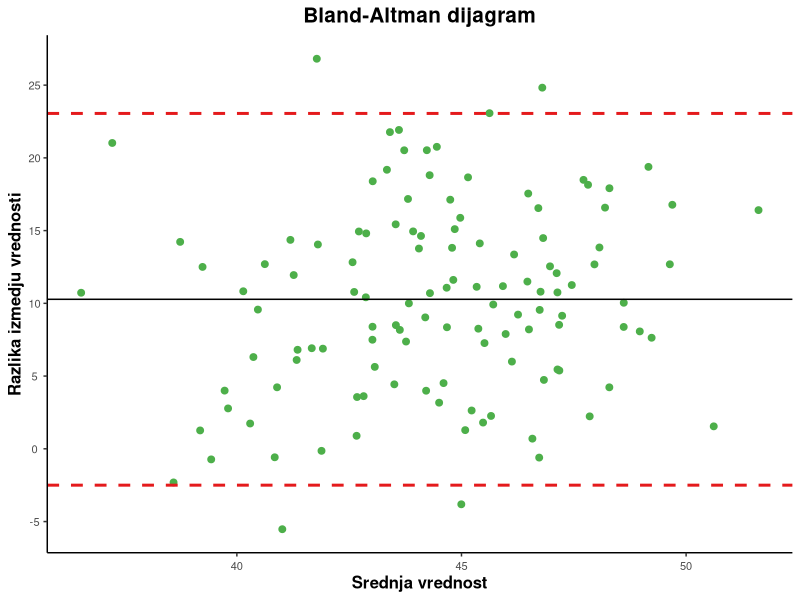

Generate this figure with R:
# Bland-Altman dijagram ----

library(ggplot2)

dt <- data.frame(X = rnorm(120, 50, 5),
                 Y = rnorm(120, 40, 4))
head(dt, 3)

# srednja vrednost ---
dt$mean <- rowMeans(dt)
dt$mean

# razlika ---
dt$dif <- dt$X - dt$Y
dt$dif

# sredina razlika ---
mean_dif <- mean(dt$dif)
mean_dif

# interval poverenja ---
up_ci <- mean_dif + 1.96*sd(dt$dif)
lw_ci <- mean_dif - 1.96*sd(dt$dif)

# dijagram ---
ggplot(data = dt,
       aes(x = mean,
           y = dif)) +
  geom_point(size = 2,
             color = "#4DAF4A") +
  geom_hline(yintercept = mean_dif) +
  geom_hline(yintercept = lw_ci, color = "#E41A1C", linetype = "dashed", size = 1) +
  geom_hline(yintercept = up_ci, color = "#E41A1C", linetype = "dashed", size = 1) +
  scale_x_continuous(breaks = seq(from = 0, to = 100, by = 5)) +
  scale_y_continuous(breaks = seq(from = -100, to = 100, by = 5)) +
  labs(x = "Srednja vrednost",
       y = "Razlika izmedju vrednosti",
       title = "Bland-Altman dijagram") +
  theme_classic() +
  theme(plot.title = element_text(hjust = 0.5, face = "bold", size = 15),
        axis.text.x = element_text(size = 8, hjust = 0.5, vjust = 0.5),
        axis.text.y = element_text(size = 8, hjust = 0.5, vjust = 0.5),
        axis.title.x = element_text(size = 12, face = "bold"),
        axis.title.y = element_text(size = 12, face = "bold"))